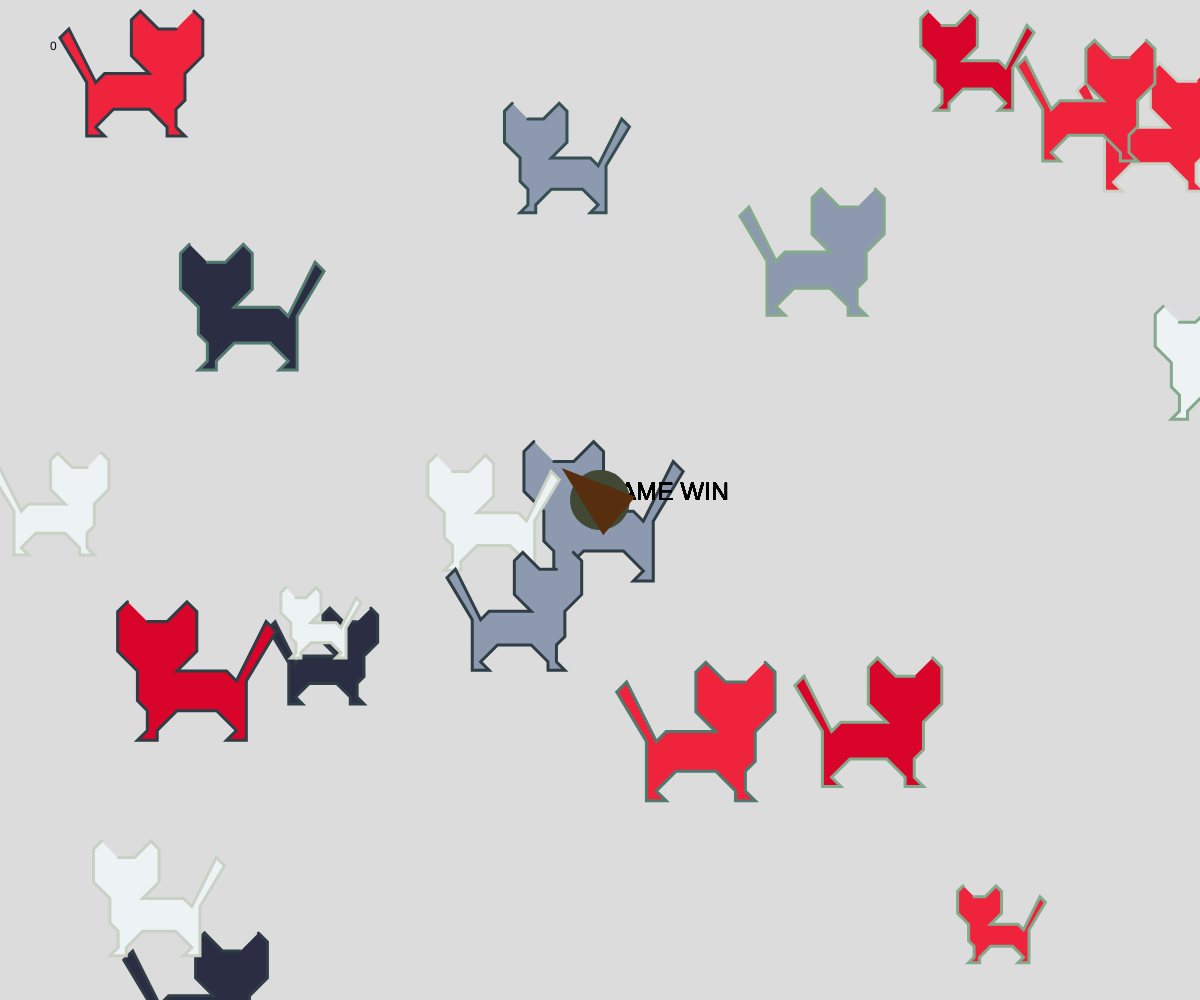
Frame 1 (no input)
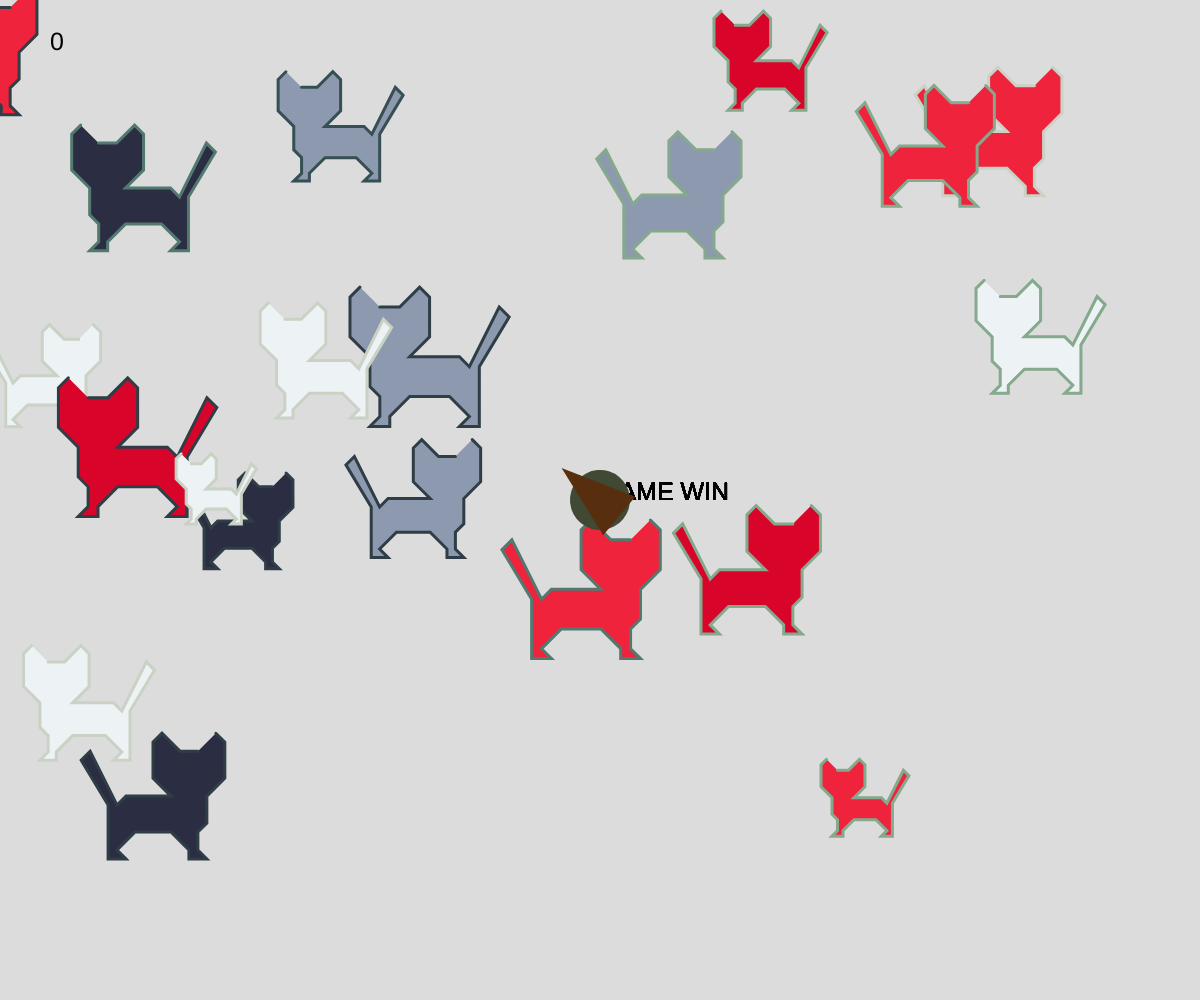
Frame 60 (no input)
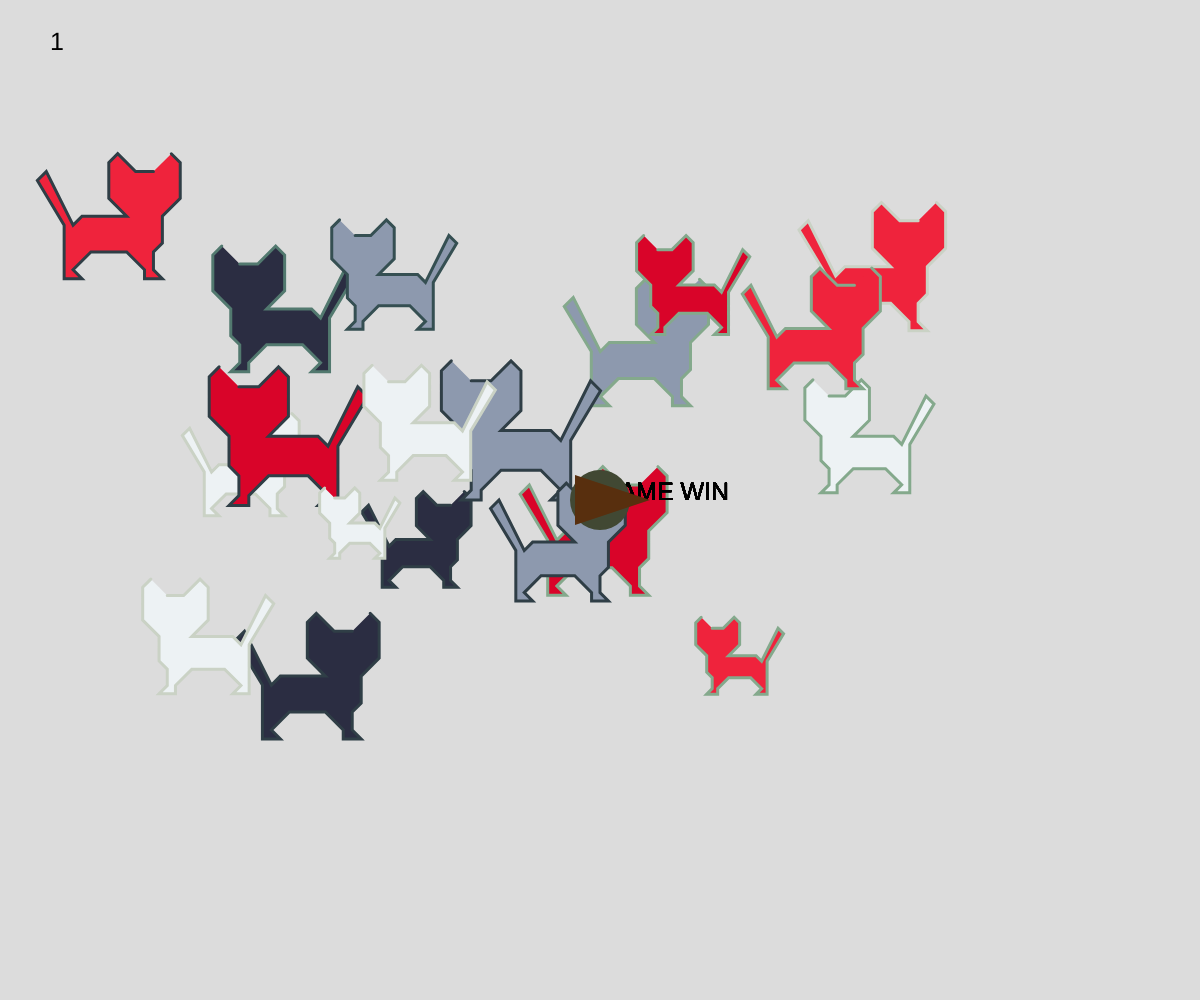
Frame 120 (the mouse pressed at the canvas centre since frame 60)

The p5.js sketch that drew these frames (run headless with seeded random() and noise() and a simulated clock; from frame 60 on, the mouse is pressed at the canvas centre):

// p5.js sketch
// ── sketch.js
let points = [[0,0],[2,0],[4,2],[5,1],[5,-3],[3,-5],[8,-5],[9,-6],[12,0],[13,-1],[10,-6],[10,-12],[8,-12],[9,-11],[7,-9],[3,-9],[1,-11],[1,-12],[-1,-12],[0,-11],[0,-9],[-1,-8],[-1,-5],[-3,-3],[-3,1],[-2,2],[0,0]]; //list資料
var stroke_colors = "cad2c5-84a98c-52796f-354f52-2f3e46".split("-").map(a=>"#"+a)
var fill_colors = "2b2d42-8d99ae-edf2f4-ef233c-d90429".split("-").map(a=>"#"+a)

class Obj{
    constructor(args){ //預設值，基本資料(包含有物件的顏色、位置、速度、大小…)
    // this.p = args.p| {x: random(width),y:random(height) //一個物件開始的位置
    this.p = args.p || createVector(random(width),random(height))
    // this.v = {x: random(-1,1),y:random(-1,1)} //速度，x,y移動的速度為亂數產生-1,1之間的
    this.v = createVector(random(-1,1),random(-1,1))
    this.size = random(5,10) //放大倍率
    this.color = random(fill_colors) //充滿顏色
    this.stroke = random(stroke_colors) //線條顏色
    }
    draw() //把物件畫出來的函數
    {
    push()
    translate(this.p.x,this.p.y)
    scale((this.v.x<0?1:-1),-1) //放大縮小的指令,this.v.x<0?1:-1 ==>this.v.x<0條件成立的話，則值為1，否則為-1
    fill(this.color)
    stroke(this.stroke)
    strokeWeight(3)
    beginShape()
    for(var i =0;i<points.length-1;i=i+1){
    //line(points[i][0]*this.size,points[i][1]*this.size,points[i+1][0]*this.size,points[i+1][1]*this.size)
    vertex(points[i][0]*this.size,points[i][1]*this.size)
    //curveVertex(points[i][0]*this.size,points[i][1]*this.size)
    }
    endShape()
    pop()
    
    }
 update(){
    // this.p.x = this.p.x + this.v.x
    // this.p.y = this.p.y + this.v.y
    this.p.add(this.v)
    
    let mouseV = createVector(mouseX,mouseY)
    let delta = mouseV.sub(this.p).limit(3)
    this.p.add(delta)
     
     if(this.p.x<=0 || this.p.x>=width){
      this.v.x = -this.v.x 
     }
     if(this.p.y<=0 || this.p.y>=width){
      this.v.y = -this.v.y 
     }
    }
    isBallInRanger(x,y){
    let d = dist(x,y,this.p.x,this.p.y)
    if(d<this.size*4){
    return true
    }
    else {
    return false
    }
    }
    }
    

var ball //代表單一個物件，利用這個變數來做正在處理的物件
var balls =[] //陣列，放所有的物件資料
var bullet
var bullets = []
var score =0

function setup(){
createCanvas(windowWidth,windowHeight);
//產生幾個物件
for(j=0;j<20;j=j+1)
{
ball = new Obj({}) //產生一個新的物件，暫時放到ball變數中
balls.push(ball) //把ball物件放到balls物件群(陣列)中
}
}

function draw(){

background(220);
// for(k=0;k<balls.length;k=k+1){
// ball = balls[k]
// ball.draw()
// ball.update()
// }
text(score,50,50)
textSize(25)

for(let ball of balls){ //針對陣列變數，取出陣列內一個一個的物件
ball.draw()
ball.update()
for(let bullet of bullets){
  if(ball.isBallInRanger(bullet.p.x,bullet.p.y)){
    score = score+1
    balls.splice(balls.indexOf(ball),1)
    bullets.splice(bullets.indexOf(bullet),1)
    
  }
}
push()
  if(score< 21){
    translate(width/2,height/2)
    text("GAME WIN",0,0)
    textSize(250)
  }
pop()


}

for(let bullet of bullets){ //針對陣列變數，取出陣列內一個一個的物件
  bullet.draw()
  bullet.update() 
}

push()
 let dx = mouseX-width/2
 let dy = mouseY-height/2
 let angle = atan2(dy,dx)

 translate(width/2,height/2)
 rotate(angle)

 noStroke() 
 fill("#414833")
 ellipse(0,0,60)
 fill("#582f0e")
 triangle(50,0,-25,-25,-25,25)
pop()

}

function mousePressed(){
// 按下滑鼠產生一個
// ball = new Obj({
// p:{x: mouseX, y:mouseY }
// }) //產生一個新的物件，暫時放到ball變數中
// balls.push(ball)
// for(let ball of balls){
// if(ball.isBallInRanger()){
// score=score+1
// balls.splice(balls.indexOf(ball),1)
// }

// }
bullet = new Bullet({})
bullets.push(bullet)


}
// ── bullet.js
class Bullet{
    constructor(args){ //預設值，基本資料(包含有物件的顏色、位置、速度、大小…)
    this.r = args.r || 10
    this.p = args.p || createVector(width/2,height/2)
    this.v = args.v || createVector(mouseX-width/2,mouseY-height/2).limit(6)
    this.color = args.color || "red" //充滿顏色
    }
    draw(){
    push()
     translate(this.p.x,this.p.y)
     fill(this.color)
     noStroke()
     ellipse(0,0,this.r)
    //  rectMode(CENTER)
    //  rect(0,0,20,40)
    //  triangle()
    pop()
    }
    update(){
     this.p.add(this.v)
    }
}
// ── monster.js
var monster_colors = "004b23-006400-007200-008000-38b000-70e000-9ef01a-ccff33".split("-").map(a=>"#"+a)
class Monster{
constructor(args){
this.r = args.r || random(50,70)
this.p = args.p || createVector(random(width),random(height))
this.v = args.v || createVector(random(-1,1),random(-1,1))
this.color = args.color ||random(monster_colors)
this.mode = random(["happy","bad"])
}
draw(){
push()
translate(this.p.x,this.p.y)
fill(this.color)
noStroke()
ellipse(0,0,this.r)
if(this.mode == "happy"){
fill(255)
ellipse(0,0,this.r/2)
fill(0)
ellipse(0,0,this.r/3)
}else{
fill(255)
arc(0,0,this.r/2,this.r/2,0,PI)
fill(0)
arc(0,0,this.r/3,this.r/3,0,PI)
}
stroke(this.color)
strokeWeight(4)
//line(this.r/2,0,this.r,0)
noFill();
for(var j=0;j<8;j++){
rotate(PI/4)
beginShape()
for (var i=0;i<(this.r/2);i++){
vertex(this.r/2+i,sin(i/5+frameCount/10)*10)
}
endShape()
}
pop()
}
update(){
this.p.add(this.v)
//碰壁的處理程式碼
if(this.p.x<0 || this.p.x>=width)
{
this.v.x = -this.v.x
}
if(this.p.y<=0 || this.p.y>=width)
{
this.v.y = -this.v.y
}
}}
